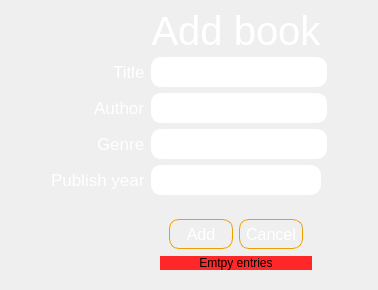
            <widget class="QWidget" name="add_book_page">
             <layout class="QGridLayout" name="gridLayout">
              <item row="5" column="1">
               <widget class="QLabel" name="label">
                <property name="font">
                 <font>
                  <pointsize>13</pointsize>
                 </font>
                </property>
                <property name="styleSheet">
                 <string notr="true">color:white;</string>
                </property>
                <property name="text">
                 <string>Publish year</string>
                </property>
               </widget>
              </item>
              <item row="0" column="2">
               <widget class="QLabel" name="label_6">
                <property name="maximumSize">
                 <size>
                  <width>16777215</width>
                  <height>40</height>
                 </size>
                </property>
                <property name="font">
                 <font>
                  <family>Segoe UI</family>
                  <pointsize>30</pointsize>
                 </font>
                </property>
                <property name="styleSheet">
                 <string notr="true">color:white;</string>
                </property>
                <property name="text">
                 <string>Add book</string>
                </property>
                <property name="alignment">
                 <set>Qt::AlignCenter</set>
                </property>
               </widget>
              </item>
              <item row="2" column="1" alignment="Qt::AlignRight">
               <widget class="QLabel" name="label_2">
                <property name="font">
                 <font>
                  <pointsize>13</pointsize>
                 </font>
                </property>
                <property name="styleSheet">
                 <string notr="true">color:white;</string>
                </property>
                <property name="text">
                 <string>Title</string>
                </property>
               </widget>
              </item>
              <item row="4" column="1" alignment="Qt::AlignRight">
               <widget class="QLabel" name="label_4">
                <property name="font">
                 <font>
                  <pointsize>13</pointsize>
                 </font>
                </property>
                <property name="styleSheet">
                 <string notr="true">color:white;</string>
                </property>
                <property name="text">
                 <string>Genre</string>
                </property>
               </widget>
              </item>
              <item row="3" column="1" alignment="Qt::AlignRight">
               <widget class="QLabel" name="label_3">
                <property name="font">
                 <font>
                  <pointsize>13</pointsize>
                 </font>
                </property>
                <property name="styleSheet">
                 <string notr="true">color:white;</string>
                </property>
                <property name="text">
                 <string>Author</string>
                </property>
               </widget>
              </item>
              <item row="2" column="0">
               <spacer name="horizontalSpacer">
                <property name="orientation">
                 <enum>Qt::Horizontal</enum>
                </property>
                <property name="sizeHint" stdset="0">
                 <size>
                  <width>40</width>
                  <height>20</height>
                 </size>
                </property>
               </spacer>
              </item>
              <item row="4" column="4">
               <spacer name="horizontalSpacer_2">
                <property name="orientation">
                 <enum>Qt::Horizontal</enum>
                </property>
                <property name="sizeHint" stdset="0">
                 <size>
                  <width>40</width>
                  <height>20</height>
                 </size>
                </property>
               </spacer>
              </item>
              <item row="2" column="2" colspan="2">
               <widget class="QLineEdit" name="edit_Title">
                <property name="minimumSize">
                 <size>
                  <width>0</width>
                  <height>30</height>
                 </size>
                </property>
                <property name="styleSheet">
                 <string notr="true">QLineEdit{
	color:white;
	border-style:none;
	border-radius:10px;
	border:1px solid white;
}
QLineEdit:focus{
		border:1px solid rgb(238, 159, 0);
}</string>
                </property>
               </widget>
              </item>
              <item row="6" column="2">
               <widget class="QFrame" name="frame_10">
                <property name="maximumSize">
                 <size>
                  <width>16777215</width>
                  <height>100</height>
                 </size>
                </property>
                <property name="frameShape">
                 <enum>QFrame::NoFrame</enum>
                </property>
                <property name="frameShadow">
                 <enum>QFrame::Raised</enum>
                </property>
                <layout class="QVBoxLayout" name="verticalLayout_10">
                 <item>
                  <widget class="QFrame" name="frame">
                   <property name="maximumSize">
                    <size>
                     <width>16777215</width>
                     <height>40</height>
                    </size>
                   </property>
                   <property name="styleSheet">
                    <string notr="true">QPushButton{
	color:white;
	border-style:none;
	border:1px solid rgb(238, 159, 0); 
	border-radius: 10px;
}
QPushButton::hover{
	background-color: rgb(238, 159, 0); 
}</string>
                   </property>
                   <property name="frameShape">
                    <enum>QFrame::NoFrame</enum>
                   </property>
                   <property name="frameShadow">
                    <enum>QFrame::Raised</enum>
                   </property>
                   <layout class="QHBoxLayout" name="horizontalLayout_4">
                    <item>
                     <widget class="QPushButton" name="pushButton">
                      <property name="minimumSize">
                       <size>
                        <width>0</width>
                        <height>30</height>
                       </size>
                      </property>
                      <property name="font">
                       <font>
                        <pointsize>12</pointsize>
                       </font>
                      </property>
                      <property name="text">
                       <string>Add</string>
                      </property>
                     </widget>
                    </item>
                    <item>
                     <widget class="QPushButton" name="pushButton_2">
                      <property name="minimumSize">
                       <size>
                        <width>0</width>
                        <height>30</height>
                       </size>
                      </property>
                      <property name="font">
                       <font>
                        <pointsize>12</pointsize>
                       </font>
                      </property>
                      <property name="text">
                       <string>Cancel</string>
                      </property>
                     </widget>
                    </item>
                   </layout>
                  </widget>
                 </item>
                 <item>
                  <widget class="QLabel" name="err_1">
                   <property name="maximumSize">
                    <size>
                     <width>16777215</width>
                     <height>30</height>
                    </size>
                   </property>
                   <property name="styleSheet">
                    <string notr="true">background-color: rgb(255, 39, 39);</string>
                   </property>
                   <property name="text">
                    <string>Emtpy entries</string>
                   </property>
                   <property name="alignment">
                    <set>Qt::AlignCenter</set>
                   </property>
                  </widget>
                 </item>
                </layout>
               </widget>
              </item>
              <item row="5" column="2">
               <widget class="QLineEdit" name="edit_Id">
                <property name="minimumSize">
                 <size>
                  <width>0</width>
                  <height>30</height>
                 </size>
                </property>
                <property name="maximumSize">
                 <size>
                  <width>12312312</width>
                  <height>16777215</height>
                 </size>
                </property>
                <property name="styleSheet">
                 <string notr="true">QLineEdit{
	color:white;
	border-style:none;
	border-radius:10px;
	border:1px solid white;
}
QLineEdit:focus{
		border:1px solid rgb(238, 159, 0);
}</string>
                </property>
               </widget>
              </item>
              <item row="4" column="2" colspan="2">
               <widget class="QLineEdit" name="edit_Genre">
                <property name="minimumSize">
                 <size>
                  <width>0</width>
                  <height>30</height>
                 </size>
                </property>
                <property name="styleSheet">
                 <string notr="true">QLineEdit{
	color:white;
	border-style:none;
	border-radius:10px;
	border:1px solid white;
}
QLineEdit:focus{
		border:1px solid rgb(238, 159, 0);
}</string>
                </property>
               </widget>
              </item>
              <item row="3" column="2" colspan="2">
               <widget class="QLineEdit" name="edit_Author">
                <property name="minimumSize">
                 <size>
                  <width>0</width>
                  <height>30</height>
                 </size>
                </property>
                <property name="styleSheet">
                 <string notr="true">QLineEdit{
	color:white;
	border-style:none;
	border-radius:10px;
	border:1px solid white;
}
QLineEdit:focus{
		border:1px solid rgb(238, 159, 0);
}</string>
                </property>
               </widget>
              </item>
             </layout>
            </widget>
